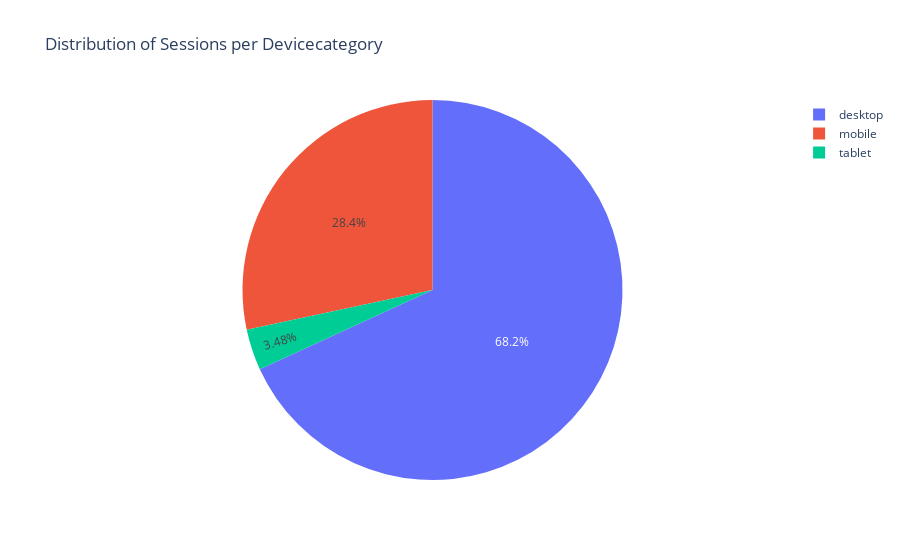

The notebook cell saved with this chart:
### Markdown cell above
### Task 3: Find out the Distribution of sessions per DeviceCategory

### Code cell
plot_sessions_per_group(ecomm_data_clean, "deviceCategory", viz_type="pie")

### Figure 1 — Plotly figure (JSON) as saved in the notebook; plotly's stock layout.template omitted (floating-point values rounded to 4 significant figures)
{"data": [{"domain": {"x": [0, 1], "y": [0, 1]}, "hovertemplate": "deviceCategory=%{label}<br>sessions=%{value}<extra></extra>", "labels": ["tablet", "mobile", "desktop"], "legendgroup": "", "name": "", "showlegend": true, "type": "pie", "values": [89, 725, 1742]}], "layout": {"legend": {"tracegroupgap": 0}, "title": {"text": "Distribution of Sessions per Devicecategory"}}}
